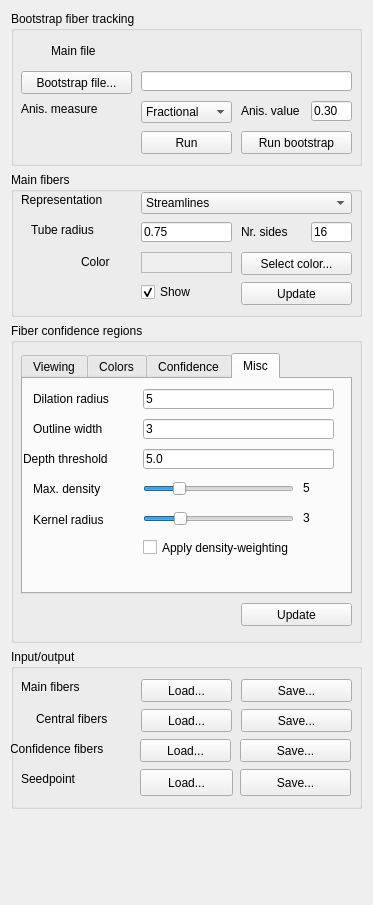
<?xml version="1.0" encoding="UTF-8"?>
<ui version="4.0">
 <class>UncertaintyWidget</class>
 <widget class="QWidget" name="UncertaintyWidget">
  <property name="geometry">
   <rect>
    <x>0</x>
    <y>0</y>
    <width>373</width>
    <height>905</height>
   </rect>
  </property>
  <property name="windowTitle">
   <string>IllustrativeClusters</string>
  </property>
  <layout class="QVBoxLayout" name="verticalLayout">
   <item>
    <widget class="QGroupBox" name="gbxTracking">
     <property name="minimumSize">
      <size>
       <width>0</width>
       <height>155</height>
      </size>
     </property>
     <property name="maximumSize">
      <size>
       <width>16777215</width>
       <height>16777215</height>
      </size>
     </property>
     <property name="title">
      <string>Bootstrap fiber tracking</string>
     </property>
     <widget class="QPushButton" name="pbtBootstrapFile">
      <property name="geometry">
       <rect>
        <x>10</x>
        <y>60</y>
        <width>111</width>
        <height>23</height>
       </rect>
      </property>
      <property name="text">
       <string>Bootstrap file...</string>
      </property>
     </widget>
     <widget class="QLabel" name="labMainFilePath">
      <property name="geometry">
       <rect>
        <x>130</x>
        <y>30</y>
        <width>211</width>
        <height>16</height>
       </rect>
      </property>
      <property name="text">
       <string>&lt;None&gt;</string>
      </property>
     </widget>
     <widget class="QLineEdit" name="ledAnisotropy">
      <property name="geometry">
       <rect>
        <x>300</x>
        <y>90</y>
        <width>41</width>
        <height>20</height>
       </rect>
      </property>
      <property name="text">
       <string>0.30</string>
      </property>
     </widget>
     <widget class="QComboBox" name="cmbAnisotropyMeasure">
      <property name="geometry">
       <rect>
        <x>130</x>
        <y>90</y>
        <width>91</width>
        <height>22</height>
       </rect>
      </property>
      <item>
       <property name="text">
        <string>Fractional</string>
       </property>
      </item>
      <item>
       <property name="text">
        <string>Linear</string>
       </property>
      </item>
      <item>
       <property name="text">
        <string>Planar</string>
       </property>
      </item>
      <item>
       <property name="text">
        <string>Relative</string>
       </property>
      </item>
      <item>
       <property name="text">
        <string>Spherical</string>
       </property>
      </item>
     </widget>
     <widget class="QLabel" name="labAnisotropyMeasure">
      <property name="geometry">
       <rect>
        <x>10</x>
        <y>90</y>
        <width>111</width>
        <height>16</height>
       </rect>
      </property>
      <property name="layoutDirection">
       <enum>Qt::RightToLeft</enum>
      </property>
      <property name="text">
       <string>Anis. measure</string>
      </property>
     </widget>
     <widget class="QLabel" name="labAnisotropyValue">
      <property name="geometry">
       <rect>
        <x>230</x>
        <y>90</y>
        <width>61</width>
        <height>20</height>
       </rect>
      </property>
      <property name="layoutDirection">
       <enum>Qt::RightToLeft</enum>
      </property>
      <property name="text">
       <string>Anis. value</string>
      </property>
     </widget>
     <widget class="QLabel" name="labMainFile">
      <property name="geometry">
       <rect>
        <x>40</x>
        <y>30</y>
        <width>81</width>
        <height>20</height>
       </rect>
      </property>
      <property name="layoutDirection">
       <enum>Qt::RightToLeft</enum>
      </property>
      <property name="text">
       <string>Main file</string>
      </property>
     </widget>
     <widget class="QLineEdit" name="ledBootstrapFile">
      <property name="geometry">
       <rect>
        <x>130</x>
        <y>60</y>
        <width>211</width>
        <height>20</height>
       </rect>
      </property>
      <property name="text">
       <string/>
      </property>
     </widget>
     <widget class="QPushButton" name="pbtRun">
      <property name="geometry">
       <rect>
        <x>130</x>
        <y>120</y>
        <width>91</width>
        <height>23</height>
       </rect>
      </property>
      <property name="text">
       <string>Run</string>
      </property>
     </widget>
     <widget class="QPushButton" name="pbtRunBootstrap">
      <property name="geometry">
       <rect>
        <x>230</x>
        <y>120</y>
        <width>111</width>
        <height>23</height>
       </rect>
      </property>
      <property name="text">
       <string>Run bootstrap</string>
      </property>
     </widget>
    </widget>
   </item>
   <item>
    <widget class="QGroupBox" name="gbxMainFibers">
     <property name="minimumSize">
      <size>
       <width>0</width>
       <height>145</height>
      </size>
     </property>
     <property name="title">
      <string>Main fibers</string>
     </property>
     <widget class="QComboBox" name="cmbRepresentation">
      <property name="geometry">
       <rect>
        <x>130</x>
        <y>20</y>
        <width>211</width>
        <height>22</height>
       </rect>
      </property>
      <item>
       <property name="text">
        <string>Streamlines</string>
       </property>
      </item>
      <item>
       <property name="text">
        <string>Streamtubes</string>
       </property>
      </item>
     </widget>
     <widget class="QLabel" name="labRepresentation">
      <property name="geometry">
       <rect>
        <x>10</x>
        <y>20</y>
        <width>111</width>
        <height>16</height>
       </rect>
      </property>
      <property name="layoutDirection">
       <enum>Qt::RightToLeft</enum>
      </property>
      <property name="text">
       <string>Representation</string>
      </property>
     </widget>
     <widget class="QCheckBox" name="chbShowMainFibers">
      <property name="geometry">
       <rect>
        <x>130</x>
        <y>110</y>
        <width>91</width>
        <height>20</height>
       </rect>
      </property>
      <property name="text">
       <string>Show</string>
      </property>
      <property name="checked">
       <bool>true</bool>
      </property>
     </widget>
     <widget class="QFrame" name="frmColor">
      <property name="geometry">
       <rect>
        <x>130</x>
        <y>80</y>
        <width>91</width>
        <height>21</height>
       </rect>
      </property>
      <property name="autoFillBackground">
       <bool>true</bool>
      </property>
      <property name="frameShape">
       <enum>QFrame::StyledPanel</enum>
      </property>
      <property name="frameShadow">
       <enum>QFrame::Raised</enum>
      </property>
     </widget>
     <widget class="QPushButton" name="pbtSelectColor">
      <property name="geometry">
       <rect>
        <x>230</x>
        <y>80</y>
        <width>111</width>
        <height>23</height>
       </rect>
      </property>
      <property name="text">
       <string>Select color...</string>
      </property>
     </widget>
     <widget class="QLabel" name="labColor">
      <property name="geometry">
       <rect>
        <x>70</x>
        <y>80</y>
        <width>51</width>
        <height>20</height>
       </rect>
      </property>
      <property name="layoutDirection">
       <enum>Qt::RightToLeft</enum>
      </property>
      <property name="text">
       <string>Color</string>
      </property>
     </widget>
     <widget class="QPushButton" name="pbtUpdateMainFibers">
      <property name="geometry">
       <rect>
        <x>230</x>
        <y>110</y>
        <width>111</width>
        <height>23</height>
       </rect>
      </property>
      <property name="text">
       <string>Update</string>
      </property>
     </widget>
     <widget class="QLineEdit" name="ledTubeRadius">
      <property name="geometry">
       <rect>
        <x>130</x>
        <y>50</y>
        <width>91</width>
        <height>20</height>
       </rect>
      </property>
      <property name="text">
       <string>0.75</string>
      </property>
     </widget>
     <widget class="QLineEdit" name="ledNumberOfSides">
      <property name="geometry">
       <rect>
        <x>300</x>
        <y>50</y>
        <width>41</width>
        <height>20</height>
       </rect>
      </property>
      <property name="text">
       <string>16</string>
      </property>
     </widget>
     <widget class="QLabel" name="labTubeRadius">
      <property name="geometry">
       <rect>
        <x>20</x>
        <y>50</y>
        <width>101</width>
        <height>16</height>
       </rect>
      </property>
      <property name="layoutDirection">
       <enum>Qt::RightToLeft</enum>
      </property>
      <property name="text">
       <string>Tube radius</string>
      </property>
     </widget>
     <widget class="QLabel" name="labNumberOfSides">
      <property name="geometry">
       <rect>
        <x>230</x>
        <y>50</y>
        <width>61</width>
        <height>20</height>
       </rect>
      </property>
      <property name="layoutDirection">
       <enum>Qt::RightToLeft</enum>
      </property>
      <property name="text">
       <string>Nr. sides</string>
      </property>
     </widget>
    </widget>
   </item>
   <item>
    <widget class="QGroupBox" name="gbxFiberConfidenceRegions">
     <property name="minimumSize">
      <size>
       <width>0</width>
       <height>320</height>
      </size>
     </property>
     <property name="font">
      <font>
       <weight>50</weight>
       <bold>false</bold>
      </font>
     </property>
     <property name="title">
      <string>Fiber confidence regions</string>
     </property>
     <widget class="QPushButton" name="pbtUpdateConfidenceRegions">
      <property name="geometry">
       <rect>
        <x>230</x>
        <y>280</y>
        <width>111</width>
        <height>23</height>
       </rect>
      </property>
      <property name="text">
       <string>Update</string>
      </property>
     </widget>
     <widget class="QTabWidget" name="tabConfidenceOptions">
      <property name="geometry">
       <rect>
        <x>10</x>
        <y>30</y>
        <width>331</width>
        <height>241</height>
       </rect>
      </property>
      <property name="currentIndex">
       <number>3</number>
      </property>
      <widget class="QWidget" name="tabViewing">
       <attribute name="title">
        <string>Viewing</string>
       </attribute>
       <widget class="QCheckBox" name="chbShowConfidenceRegions">
        <property name="geometry">
         <rect>
          <x>120</x>
          <y>10</y>
          <width>191</width>
          <height>20</height>
         </rect>
        </property>
        <property name="text">
         <string>Show</string>
        </property>
        <property name="checked">
         <bool>true</bool>
        </property>
       </widget>
       <widget class="QCheckBox" name="chbEnableContinuousUpdate">
        <property name="geometry">
         <rect>
          <x>120</x>
          <y>30</y>
          <width>191</width>
          <height>17</height>
         </rect>
        </property>
        <property name="text">
         <string>Enable continous update</string>
        </property>
        <property name="checked">
         <bool>true</bool>
        </property>
       </widget>
       <widget class="QLabel" name="labDistanceRelativity">
        <property name="geometry">
         <rect>
          <x>10</x>
          <y>140</y>
          <width>101</width>
          <height>20</height>
         </rect>
        </property>
        <property name="layoutDirection">
         <enum>Qt::RightToLeft</enum>
        </property>
        <property name="text">
         <string>Distance</string>
        </property>
       </widget>
       <widget class="QComboBox" name="cbxDistanceMode">
        <property name="geometry">
         <rect>
          <x>120</x>
          <y>140</y>
          <width>191</width>
          <height>22</height>
         </rect>
        </property>
        <item>
         <property name="text">
          <string>Relative to median fiber</string>
         </property>
        </item>
        <item>
         <property name="text">
          <string>Relative to fiber original dataset</string>
         </property>
        </item>
        <item>
         <property name="text">
          <string>Relative to bundle center</string>
         </property>
        </item>
       </widget>
       <widget class="QCheckBox" name="chbEnableErosion">
        <property name="geometry">
         <rect>
          <x>120</x>
          <y>50</y>
          <width>191</width>
          <height>17</height>
         </rect>
        </property>
        <property name="text">
         <string>Enable erosion</string>
        </property>
       </widget>
       <widget class="QLabel" name="labShow">
        <property name="geometry">
         <rect>
          <x>15</x>
          <y>110</y>
          <width>91</width>
          <height>21</height>
         </rect>
        </property>
        <property name="layoutDirection">
         <enum>Qt::RightToLeft</enum>
        </property>
        <property name="text">
         <string>Show</string>
        </property>
       </widget>
       <widget class="QComboBox" name="cbxShow">
        <property name="geometry">
         <rect>
          <x>120</x>
          <y>110</y>
          <width>191</width>
          <height>22</height>
         </rect>
        </property>
        <item>
         <property name="text">
          <string>Silhouette</string>
         </property>
        </item>
        <item>
         <property name="text">
          <string>Streamlines</string>
         </property>
        </item>
        <item>
         <property name="text">
          <string>Silhouette and streamlines</string>
         </property>
        </item>
       </widget>
       <widget class="QComboBox" name="cbxDistanceMeasure">
        <property name="geometry">
         <rect>
          <x>120</x>
          <y>170</y>
          <width>191</width>
          <height>22</height>
         </rect>
        </property>
        <item>
         <property name="text">
          <string>Mean of closest points</string>
         </property>
        </item>
        <item>
         <property name="text">
          <string>End points</string>
         </property>
        </item>
       </widget>
       <widget class="QLabel" name="labDistanceMeasure">
        <property name="geometry">
         <rect>
          <x>10</x>
          <y>170</y>
          <width>101</width>
          <height>20</height>
         </rect>
        </property>
        <property name="layoutDirection">
         <enum>Qt::RightToLeft</enum>
        </property>
        <property name="text">
         <string>Dist. measure</string>
        </property>
       </widget>
       <widget class="QCheckBox" name="chbOverwriteEnabled">
        <property name="geometry">
         <rect>
          <x>120</x>
          <y>70</y>
          <width>191</width>
          <height>17</height>
         </rect>
        </property>
        <property name="text">
         <string>Silhouette overwrite enabled</string>
        </property>
        <property name="checked">
         <bool>true</bool>
        </property>
       </widget>
      </widget>
      <widget class="QWidget" name="tabColors">
       <attribute name="title">
        <string>Colors</string>
       </attribute>
       <widget class="QPushButton" name="pbtSelectFillColor">
        <property name="geometry">
         <rect>
          <x>220</x>
          <y>20</y>
          <width>91</width>
          <height>23</height>
         </rect>
        </property>
        <property name="text">
         <string>Select...</string>
        </property>
       </widget>
       <widget class="QFrame" name="frmFillColor">
        <property name="geometry">
         <rect>
          <x>120</x>
          <y>20</y>
          <width>91</width>
          <height>21</height>
         </rect>
        </property>
        <property name="autoFillBackground">
         <bool>true</bool>
        </property>
        <property name="frameShape">
         <enum>QFrame::StyledPanel</enum>
        </property>
        <property name="frameShadow">
         <enum>QFrame::Raised</enum>
        </property>
       </widget>
       <widget class="QLabel" name="labFillColor">
        <property name="geometry">
         <rect>
          <x>45</x>
          <y>20</y>
          <width>71</width>
          <height>20</height>
         </rect>
        </property>
        <property name="layoutDirection">
         <enum>Qt::RightToLeft</enum>
        </property>
        <property name="text">
         <string>Fill color</string>
        </property>
       </widget>
       <widget class="QLabel" name="labOutlineColor">
        <property name="geometry">
         <rect>
          <x>50</x>
          <y>50</y>
          <width>61</width>
          <height>20</height>
         </rect>
        </property>
        <property name="layoutDirection">
         <enum>Qt::RightToLeft</enum>
        </property>
        <property name="text">
         <string>Outline color</string>
        </property>
       </widget>
       <widget class="QFrame" name="frmOutlineColor">
        <property name="geometry">
         <rect>
          <x>120</x>
          <y>50</y>
          <width>91</width>
          <height>21</height>
         </rect>
        </property>
        <property name="autoFillBackground">
         <bool>true</bool>
        </property>
        <property name="frameShape">
         <enum>QFrame::StyledPanel</enum>
        </property>
        <property name="frameShadow">
         <enum>QFrame::Raised</enum>
        </property>
       </widget>
       <widget class="QPushButton" name="pbtSelectOutlineColor">
        <property name="geometry">
         <rect>
          <x>220</x>
          <y>50</y>
          <width>91</width>
          <height>23</height>
         </rect>
        </property>
        <property name="text">
         <string>Select...</string>
        </property>
       </widget>
       <widget class="QLabel" name="label">
        <property name="geometry">
         <rect>
          <x>30</x>
          <y>110</y>
          <width>81</width>
          <height>20</height>
         </rect>
        </property>
        <property name="layoutDirection">
         <enum>Qt::RightToLeft</enum>
        </property>
        <property name="text">
         <string>Fill opacity</string>
        </property>
       </widget>
       <widget class="QFrame" name="frmDensityColor">
        <property name="geometry">
         <rect>
          <x>120</x>
          <y>80</y>
          <width>91</width>
          <height>21</height>
         </rect>
        </property>
        <property name="autoFillBackground">
         <bool>true</bool>
        </property>
        <property name="frameShape">
         <enum>QFrame::StyledPanel</enum>
        </property>
        <property name="frameShadow">
         <enum>QFrame::Raised</enum>
        </property>
       </widget>
       <widget class="QPushButton" name="pbtSelectDensityColor">
        <property name="geometry">
         <rect>
          <x>220</x>
          <y>80</y>
          <width>91</width>
          <height>21</height>
         </rect>
        </property>
        <property name="text">
         <string>Select...</string>
        </property>
       </widget>
       <widget class="QLabel" name="label_2">
        <property name="geometry">
         <rect>
          <x>21</x>
          <y>80</y>
          <width>91</width>
          <height>20</height>
         </rect>
        </property>
        <property name="layoutDirection">
         <enum>Qt::RightToLeft</enum>
        </property>
        <property name="text">
         <string>Density color</string>
        </property>
       </widget>
       <widget class="QCheckBox" name="chbEnableDensityColoring">
        <property name="geometry">
         <rect>
          <x>120</x>
          <y>140</y>
          <width>181</width>
          <height>22</height>
         </rect>
        </property>
        <property name="text">
         <string>Enable density coloring</string>
        </property>
       </widget>
       <widget class="QSlider" name="sldFillOpacity">
        <property name="geometry">
         <rect>
          <x>120</x>
          <y>110</y>
          <width>151</width>
          <height>20</height>
         </rect>
        </property>
        <property name="maximum">
         <number>100</number>
        </property>
        <property name="value">
         <number>100</number>
        </property>
        <property name="orientation">
         <enum>Qt::Horizontal</enum>
        </property>
       </widget>
       <widget class="QLabel" name="labFillOpacity">
        <property name="geometry">
         <rect>
          <x>280</x>
          <y>110</y>
          <width>41</width>
          <height>17</height>
         </rect>
        </property>
        <property name="text">
         <string>100</string>
        </property>
       </widget>
       <widget class="QCheckBox" name="chbEnableDensitySmoothing">
        <property name="geometry">
         <rect>
          <x>120</x>
          <y>160</y>
          <width>201</width>
          <height>22</height>
         </rect>
        </property>
        <property name="text">
         <string>Apply smoothing</string>
        </property>
       </widget>
      </widget>
      <widget class="QWidget" name="tabConfidence">
       <attribute name="title">
        <string>Confidence</string>
       </attribute>
       <widget class="QSlider" name="sldConfidenceLevel">
        <property name="geometry">
         <rect>
          <x>110</x>
          <y>50</y>
          <width>151</width>
          <height>21</height>
         </rect>
        </property>
        <property name="maximum">
         <number>100</number>
        </property>
        <property name="value">
         <number>100</number>
        </property>
        <property name="orientation">
         <enum>Qt::Horizontal</enum>
        </property>
       </widget>
       <widget class="QLabel" name="labPercentage_2">
        <property name="geometry">
         <rect>
          <x>270</x>
          <y>50</y>
          <width>21</width>
          <height>21</height>
         </rect>
        </property>
        <property name="text">
         <string>100</string>
        </property>
       </widget>
       <widget class="QLabel" name="labPercentageSign">
        <property name="geometry">
         <rect>
          <x>290</x>
          <y>50</y>
          <width>21</width>
          <height>21</height>
         </rect>
        </property>
        <property name="text">
         <string>%</string>
        </property>
       </widget>
       <widget class="QLabel" name="labLevel">
        <property name="geometry">
         <rect>
          <x>30</x>
          <y>50</y>
          <width>71</width>
          <height>20</height>
         </rect>
        </property>
        <property name="layoutDirection">
         <enum>Qt::RightToLeft</enum>
        </property>
        <property name="text">
         <string>Level</string>
        </property>
       </widget>
       <widget class="QLineEdit" name="ledName">
        <property name="geometry">
         <rect>
          <x>112</x>
          <y>80</y>
          <width>141</width>
          <height>20</height>
         </rect>
        </property>
       </widget>
       <widget class="QLabel" name="labName">
        <property name="geometry">
         <rect>
          <x>65</x>
          <y>80</y>
          <width>41</width>
          <height>21</height>
         </rect>
        </property>
        <property name="layoutDirection">
         <enum>Qt::RightToLeft</enum>
        </property>
        <property name="text">
         <string>Name</string>
        </property>
       </widget>
       <widget class="QPushButton" name="pbtAddLevel">
        <property name="geometry">
         <rect>
          <x>110</x>
          <y>140</y>
          <width>75</width>
          <height>23</height>
         </rect>
        </property>
        <property name="text">
         <string>Add</string>
        </property>
       </widget>
       <widget class="QPushButton" name="pbtRemoveLevel">
        <property name="geometry">
         <rect>
          <x>190</x>
          <y>140</y>
          <width>75</width>
          <height>23</height>
         </rect>
        </property>
        <property name="text">
         <string>Remove</string>
        </property>
       </widget>
       <widget class="QComboBox" name="cbxConfidenceLevels">
        <property name="geometry">
         <rect>
          <x>110</x>
          <y>110</y>
          <width>201</width>
          <height>22</height>
         </rect>
        </property>
        <item>
         <property name="text">
          <string>1</string>
         </property>
        </item>
        <item>
         <property name="text">
          <string>2</string>
         </property>
        </item>
       </widget>
       <widget class="QLabel" name="labLevels">
        <property name="geometry">
         <rect>
          <x>35</x>
          <y>110</y>
          <width>71</width>
          <height>21</height>
         </rect>
        </property>
        <property name="layoutDirection">
         <enum>Qt::RightToLeft</enum>
        </property>
        <property name="text">
         <string>Levels</string>
        </property>
       </widget>
       <widget class="QSlider" name="sldStreamlineConfidenceLevel">
        <property name="geometry">
         <rect>
          <x>110</x>
          <y>20</y>
          <width>151</width>
          <height>21</height>
         </rect>
        </property>
        <property name="maximum">
         <number>100</number>
        </property>
        <property name="value">
         <number>100</number>
        </property>
        <property name="orientation">
         <enum>Qt::Horizontal</enum>
        </property>
       </widget>
       <widget class="QLabel" name="labPercentage_4">
        <property name="geometry">
         <rect>
          <x>270</x>
          <y>20</y>
          <width>21</width>
          <height>21</height>
         </rect>
        </property>
        <property name="text">
         <string>100</string>
        </property>
       </widget>
       <widget class="QLabel" name="labPercentageSign_2">
        <property name="geometry">
         <rect>
          <x>290</x>
          <y>20</y>
          <width>21</width>
          <height>21</height>
         </rect>
        </property>
        <property name="text">
         <string>%</string>
        </property>
       </widget>
       <widget class="QLabel" name="labLevel_2">
        <property name="geometry">
         <rect>
          <x>10</x>
          <y>20</y>
          <width>91</width>
          <height>20</height>
         </rect>
        </property>
        <property name="layoutDirection">
         <enum>Qt::RightToLeft</enum>
        </property>
        <property name="text">
         <string>Streamline level</string>
        </property>
       </widget>
      </widget>
      <widget class="QWidget" name="tabMisc">
       <attribute name="title">
        <string>Misc</string>
       </attribute>
       <widget class="QLabel" name="labDilationRadius">
        <property name="geometry">
         <rect>
          <x>10</x>
          <y>10</y>
          <width>101</width>
          <height>20</height>
         </rect>
        </property>
        <property name="layoutDirection">
         <enum>Qt::RightToLeft</enum>
        </property>
        <property name="text">
         <string>Dilation radius</string>
        </property>
       </widget>
       <widget class="QLabel" name="labOutlineWidth">
        <property name="geometry">
         <rect>
          <x>10</x>
          <y>40</y>
          <width>101</width>
          <height>20</height>
         </rect>
        </property>
        <property name="layoutDirection">
         <enum>Qt::RightToLeft</enum>
        </property>
        <property name="text">
         <string>Outline width</string>
        </property>
       </widget>
       <widget class="QLineEdit" name="ledDilationRadius">
        <property name="geometry">
         <rect>
          <x>120</x>
          <y>10</y>
          <width>191</width>
          <height>20</height>
         </rect>
        </property>
        <property name="text">
         <string>5</string>
        </property>
       </widget>
       <widget class="QLineEdit" name="ledOutlineWidth">
        <property name="geometry">
         <rect>
          <x>120</x>
          <y>40</y>
          <width>191</width>
          <height>20</height>
         </rect>
        </property>
        <property name="text">
         <string>3</string>
        </property>
       </widget>
       <widget class="QLabel" name="labDepthThreshold">
        <property name="geometry">
         <rect>
          <x>0</x>
          <y>70</y>
          <width>111</width>
          <height>20</height>
         </rect>
        </property>
        <property name="layoutDirection">
         <enum>Qt::RightToLeft</enum>
        </property>
        <property name="text">
         <string>Depth threshold</string>
        </property>
       </widget>
       <widget class="QLineEdit" name="ledDepthThreshold">
        <property name="geometry">
         <rect>
          <x>120</x>
          <y>70</y>
          <width>191</width>
          <height>20</height>
         </rect>
        </property>
        <property name="text">
         <string>5.0</string>
        </property>
       </widget>
       <widget class="QLabel" name="labMaxDensity">
        <property name="geometry">
         <rect>
          <x>10</x>
          <y>100</y>
          <width>101</width>
          <height>20</height>
         </rect>
        </property>
        <property name="layoutDirection">
         <enum>Qt::RightToLeft</enum>
        </property>
        <property name="text">
         <string>Max. density</string>
        </property>
       </widget>
       <widget class="QSlider" name="sldMaxDensity">
        <property name="geometry">
         <rect>
          <x>120</x>
          <y>100</y>
          <width>151</width>
          <height>19</height>
         </rect>
        </property>
        <property name="minimum">
         <number>1</number>
        </property>
        <property name="maximum">
         <number>20</number>
        </property>
        <property name="value">
         <number>5</number>
        </property>
        <property name="orientation">
         <enum>Qt::Horizontal</enum>
        </property>
       </widget>
       <widget class="QLabel" name="labDensityCount">
        <property name="geometry">
         <rect>
          <x>280</x>
          <y>100</y>
          <width>41</width>
          <height>17</height>
         </rect>
        </property>
        <property name="text">
         <string>5</string>
        </property>
       </widget>
       <widget class="QCheckBox" name="chbEnableDensityWeighting">
        <property name="geometry">
         <rect>
          <x>120</x>
          <y>160</y>
          <width>201</width>
          <height>17</height>
         </rect>
        </property>
        <property name="text">
         <string>Apply density-weighting</string>
        </property>
       </widget>
       <widget class="QSlider" name="sldKernelSize">
        <property name="geometry">
         <rect>
          <x>120</x>
          <y>130</y>
          <width>151</width>
          <height>19</height>
         </rect>
        </property>
        <property name="minimum">
         <number>1</number>
        </property>
        <property name="maximum">
         <number>10</number>
        </property>
        <property name="value">
         <number>3</number>
        </property>
        <property name="orientation">
         <enum>Qt::Horizontal</enum>
        </property>
       </widget>
       <widget class="QLabel" name="label_4">
        <property name="geometry">
         <rect>
          <x>10</x>
          <y>130</y>
          <width>101</width>
          <height>21</height>
         </rect>
        </property>
        <property name="layoutDirection">
         <enum>Qt::RightToLeft</enum>
        </property>
        <property name="text">
         <string>Kernel radius</string>
        </property>
       </widget>
       <widget class="QLabel" name="labKernelSize">
        <property name="geometry">
         <rect>
          <x>280</x>
          <y>130</y>
          <width>41</width>
          <height>17</height>
         </rect>
        </property>
        <property name="text">
         <string>3</string>
        </property>
       </widget>
      </widget>
     </widget>
    </widget>
   </item>
   <item>
    <widget class="QGroupBox" name="gbxInputOutput">
     <property name="minimumSize">
      <size>
       <width>0</width>
       <height>160</height>
      </size>
     </property>
     <property name="title">
      <string>Input/output</string>
     </property>
     <widget class="QPushButton" name="pbtSaveMainFibers">
      <property name="geometry">
       <rect>
        <x>230</x>
        <y>30</y>
        <width>111</width>
        <height>23</height>
       </rect>
      </property>
      <property name="text">
       <string>Save...</string>
      </property>
     </widget>
     <widget class="QPushButton" name="pbtLoadMainFibers">
      <property name="geometry">
       <rect>
        <x>130</x>
        <y>30</y>
        <width>91</width>
        <height>23</height>
       </rect>
      </property>
      <property name="text">
       <string>Load...</string>
      </property>
     </widget>
     <widget class="QLabel" name="labMainFibers">
      <property name="geometry">
       <rect>
        <x>10</x>
        <y>30</y>
        <width>111</width>
        <height>16</height>
       </rect>
      </property>
      <property name="layoutDirection">
       <enum>Qt::RightToLeft</enum>
      </property>
      <property name="text">
       <string>Main fibers</string>
      </property>
     </widget>
     <widget class="QLabel" name="labConfidenceRegion">
      <property name="geometry">
       <rect>
        <x>-1</x>
        <y>90</y>
        <width>121</width>
        <height>20</height>
       </rect>
      </property>
      <property name="layoutDirection">
       <enum>Qt::RightToLeft</enum>
      </property>
      <property name="text">
       <string>Confidence fibers</string>
      </property>
     </widget>
     <widget class="QPushButton" name="pbtLoadConfidenceFibers">
      <property name="geometry">
       <rect>
        <x>129</x>
        <y>90</y>
        <width>91</width>
        <height>23</height>
       </rect>
      </property>
      <property name="text">
       <string>Load...</string>
      </property>
     </widget>
     <widget class="QPushButton" name="pbtSaveConfidenceFibers">
      <property name="geometry">
       <rect>
        <x>229</x>
        <y>90</y>
        <width>111</width>
        <height>23</height>
       </rect>
      </property>
      <property name="text">
       <string>Save...</string>
      </property>
     </widget>
     <widget class="QLabel" name="lblDistanceTable">
      <property name="geometry">
       <rect>
        <x>10</x>
        <y>120</y>
        <width>111</width>
        <height>20</height>
       </rect>
      </property>
      <property name="layoutDirection">
       <enum>Qt::RightToLeft</enum>
      </property>
      <property name="text">
       <string>Seedpoint</string>
      </property>
     </widget>
     <widget class="QPushButton" name="pbtLoadSeedPoint">
      <property name="geometry">
       <rect>
        <x>129</x>
        <y>120</y>
        <width>93</width>
        <height>27</height>
       </rect>
      </property>
      <property name="text">
       <string>Load...</string>
      </property>
     </widget>
     <widget class="QPushButton" name="pbtSaveSeedPoint">
      <property name="geometry">
       <rect>
        <x>229</x>
        <y>120</y>
        <width>111</width>
        <height>27</height>
       </rect>
      </property>
      <property name="text">
       <string>Save...</string>
      </property>
     </widget>
     <widget class="QLabel" name="label_3">
      <property name="geometry">
       <rect>
        <x>25</x>
        <y>60</y>
        <width>91</width>
        <height>20</height>
       </rect>
      </property>
      <property name="layoutDirection">
       <enum>Qt::RightToLeft</enum>
      </property>
      <property name="text">
       <string>Central fibers</string>
      </property>
     </widget>
     <widget class="QPushButton" name="pbtLoadCentralFibers">
      <property name="geometry">
       <rect>
        <x>130</x>
        <y>60</y>
        <width>91</width>
        <height>23</height>
       </rect>
      </property>
      <property name="text">
       <string>Load...</string>
      </property>
     </widget>
     <widget class="QPushButton" name="pbtSaveCentralFibers">
      <property name="geometry">
       <rect>
        <x>230</x>
        <y>60</y>
        <width>111</width>
        <height>23</height>
       </rect>
      </property>
      <property name="text">
       <string>Save...</string>
      </property>
     </widget>
    </widget>
   </item>
   <item>
    <spacer name="verticalSpacer">
     <property name="orientation">
      <enum>Qt::Vertical</enum>
     </property>
     <property name="sizeHint" stdset="0">
      <size>
       <width>20</width>
       <height>40</height>
      </size>
     </property>
    </spacer>
   </item>
  </layout>
 </widget>
 <resources/>
 <connections>
  <connection>
   <sender>sldConfidenceLevel</sender>
   <signal>valueChanged(int)</signal>
   <receiver>labPercentage_2</receiver>
   <slot>setNum(int)</slot>
   <hints>
    <hint type="sourcelabel">
     <x>206</x>
     <y>433</y>
    </hint>
    <hint type="destinationlabel">
     <x>301</x>
     <y>433</y>
    </hint>
   </hints>
  </connection>
  <connection>
   <sender>sldStreamlineConfidenceLevel</sender>
   <signal>valueChanged(int)</signal>
   <receiver>labPercentage_4</receiver>
   <slot>setNum(int)</slot>
   <hints>
    <hint type="sourcelabel">
     <x>206</x>
     <y>433</y>
    </hint>
    <hint type="destinationlabel">
     <x>301</x>
     <y>433</y>
    </hint>
   </hints>
  </connection>
  <connection>
   <sender>sldMaxDensity</sender>
   <signal>valueChanged(int)</signal>
   <receiver>labDensityCount</receiver>
   <slot>setNum(int)</slot>
   <hints>
    <hint type="sourcelabel">
     <x>216</x>
     <y>521</y>
    </hint>
    <hint type="destinationlabel">
     <x>321</x>
     <y>520</y>
    </hint>
   </hints>
  </connection>
  <connection>
   <sender>sldFillOpacity</sender>
   <signal>valueChanged(int)</signal>
   <receiver>labFillOpacity</receiver>
   <slot>setNum(int)</slot>
   <hints>
    <hint type="sourcelabel">
     <x>221</x>
     <y>531</y>
    </hint>
    <hint type="destinationlabel">
     <x>321</x>
     <y>530</y>
    </hint>
   </hints>
  </connection>
  <connection>
   <sender>sldKernelSize</sender>
   <signal>valueChanged(int)</signal>
   <receiver>labKernelSize</receiver>
   <slot>setNum(int)</slot>
   <hints>
    <hint type="sourcelabel">
     <x>216</x>
     <y>521</y>
    </hint>
    <hint type="destinationlabel">
     <x>321</x>
     <y>520</y>
    </hint>
   </hints>
  </connection>
 </connections>
</ui>
